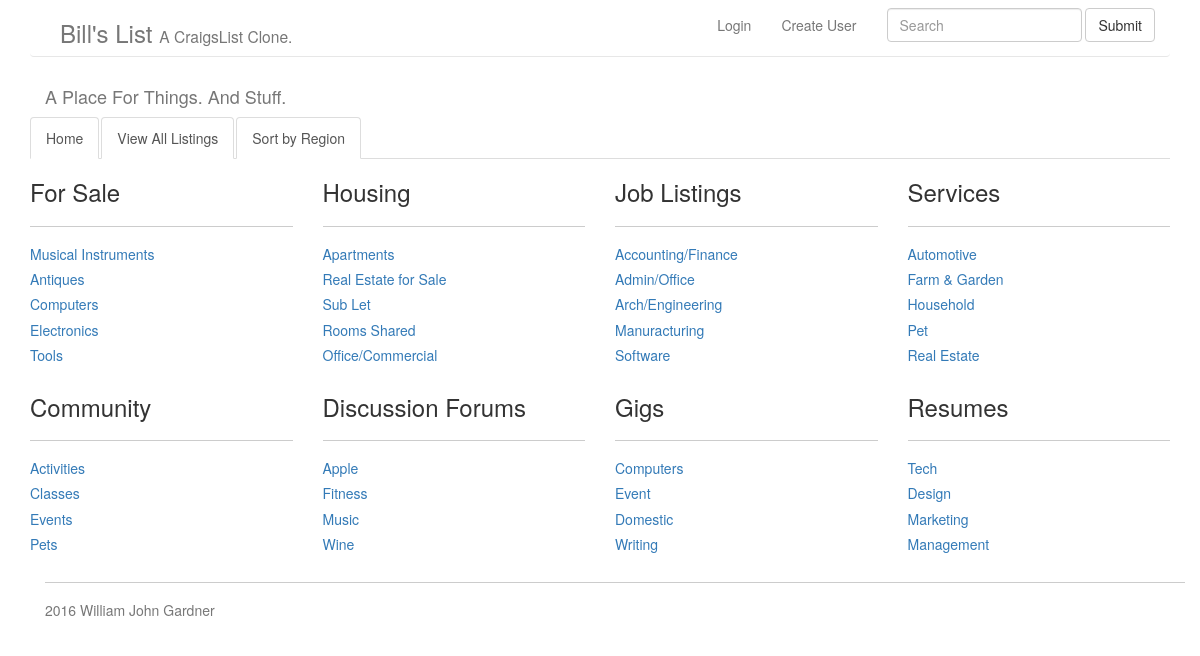
The page / on the database its author committed.
### app/models.py (models this page shows)
class Category(models.Model):
    category = models.CharField(max_length=20)
    def __str__(self):
        return self.category

class SubCategory(models.Model):
    category = models.ForeignKey(Category)
    subcategory = models.CharField(max_length=20)
    def __str__(self):
        return self.subcategory

### app/views.py (the view)
# urls.py: url(r'^$', IndexPageView.as_view(), name="index_page_view"),
class IndexPageView(TemplateView):
    template_name = "index.html"
    def get_context_data(self, **kwargs):
        context = super().get_context_data(**kwargs)
        context['category_list'] = Category.objects.all()
        context['listing_list'] = Listing.objects.all()
        return context

### templates/index.html (shortened to what this page needs)
{% extends "base.html" %}
{% block content %}
    <div class="row">
      {% for category in category_list %}
        <div class="col-xs-12 col-md-6 col-lg-3">
          <ul class="list-unstyled">
              <li><h3>{{category}}</h3></li>
              <hr>
                {% for sub in category.subcategory_set.all  %}
                  <h5><a href="{% url 'subcategory_page_view' sub.pk %}">{{sub}}</a></h5>
                {% endfor %}
          </ul>
        </div>
      {% endfor %}
    </div>
{% endblock %}

### app/static/app/css/main.css (style rules this page uses)
hr { border-top: .5px solid #ccc; }

### rows shown on the page
Category: category "For Sale"
SubCategory: subcategory "Musical Instruments"
SubCategory: subcategory "Antiques"
SubCategory: subcategory "Computers"
SubCategory: subcategory "Electronics"
SubCategory: subcategory "Tools"
Category: category "Housing"
SubCategory: subcategory "Apartments"
SubCategory: subcategory "Real Estate for Sale"
SubCategory: subcategory "Sub Let"
SubCategory: subcategory "Rooms Shared"
SubCategory: subcategory "Office/Commercial"
Category: category "Job Listings"
SubCategory: subcategory "Accounting/Finance"
SubCategory: subcategory "Admin/Office"
SubCategory: subcategory "Arch/Engineering"
SubCategory: subcategory "Manuracturing"
SubCategory: subcategory "Software"
Category: category "Services"
SubCategory: subcategory "Automotive"
SubCategory: subcategory "Farm & Garden"
SubCategory: subcategory "Household"
SubCategory: subcategory "Pet"
SubCategory: subcategory "Real Estate"
Category: category "Community"
SubCategory: subcategory "Activities"
SubCategory: subcategory "Classes"
SubCategory: subcategory "Events"
SubCategory: subcategory "Pets"
Category: category "Discussion Forums"
SubCategory: subcategory "Apple"
SubCategory: subcategory "Fitness"
SubCategory: subcategory "Music"
SubCategory: subcategory "Wine"
Category: category "Gigs"
SubCategory: subcategory "Computers"
SubCategory: subcategory "Event"
SubCategory: subcategory "Domestic"
SubCategory: subcategory "Writing"
Category: category "Resumes"
SubCategory: subcategory "Tech"
SubCategory: subcategory "Design"
SubCategory: subcategory "Marketing"
SubCategory: subcategory "Management"
